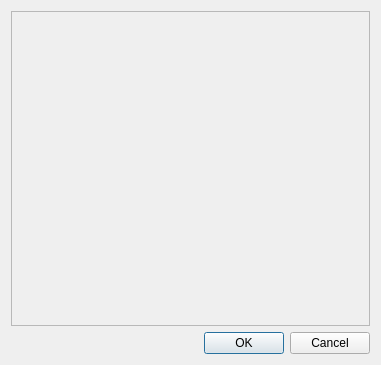
<?xml version="1.0" encoding="UTF-8"?>
<ui version="4.0">
 <class>contactPluginDlg</class>
 <widget class="QDialog" name="contactPluginDlg">
  <property name="geometry">
   <rect>
    <x>0</x>
    <y>0</y>
    <width>381</width>
    <height>365</height>
   </rect>
  </property>
  <property name="windowTitle">
   <string>Please define contact energies</string>
  </property>
  <layout class="QVBoxLayout" name="verticalLayout_2">
   <item>
    <layout class="QVBoxLayout" name="verticalLayout">
     <item>
      <widget class="QFrame" name="contact_plugin_container">
       <property name="frameShape">
        <enum>QFrame::StyledPanel</enum>
       </property>
       <property name="frameShadow">
        <enum>QFrame::Raised</enum>
       </property>
      </widget>
     </item>
    </layout>
   </item>
   <item>
    <layout class="QHBoxLayout" name="horizontalLayout_3">
     <item>
      <spacer name="horizontalSpacer_2">
       <property name="orientation">
        <enum>Qt::Horizontal</enum>
       </property>
       <property name="sizeHint" stdset="0">
        <size>
         <width>40</width>
         <height>20</height>
        </size>
       </property>
      </spacer>
     </item>
     <item>
      <widget class="QPushButton" name="okPB">
       <property name="text">
        <string>OK</string>
       </property>
      </widget>
     </item>
     <item>
      <widget class="QPushButton" name="cancelPB">
       <property name="text">
        <string>Cancel</string>
       </property>
      </widget>
     </item>
    </layout>
   </item>
  </layout>
  <zorder></zorder>
 </widget>
 <resources/>
 <connections>
  <connection>
   <sender>okPB</sender>
   <signal>clicked()</signal>
   <receiver>contactPluginDlg</receiver>
   <slot>accept()</slot>
   <hints>
    <hint type="sourcelabel">
     <x>243</x>
     <y>305</y>
    </hint>
    <hint type="destinationlabel">
     <x>166</x>
     <y>274</y>
    </hint>
   </hints>
  </connection>
  <connection>
   <sender>cancelPB</sender>
   <signal>clicked()</signal>
   <receiver>contactPluginDlg</receiver>
   <slot>reject()</slot>
   <hints>
    <hint type="sourcelabel">
     <x>355</x>
     <y>309</y>
    </hint>
    <hint type="destinationlabel">
     <x>337</x>
     <y>262</y>
    </hint>
   </hints>
  </connection>
 </connections>
</ui>
